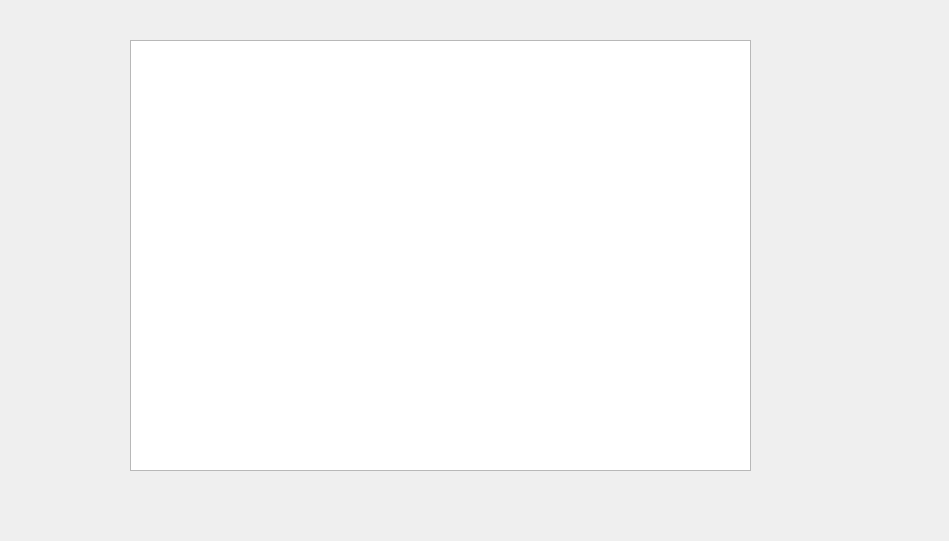
<?xml version="1.0" encoding="UTF-8"?>
<ui version="4.0">
 <class>Dialog</class>
 <widget class="QDialog" name="Dialog">
  <property name="geometry">
   <rect>
    <x>0</x>
    <y>0</y>
    <width>949</width>
    <height>541</height>
   </rect>
  </property>
  <property name="windowTitle">
   <string>Dialog</string>
  </property>
  <widget class="QListWidget" name="listWidgetProjets">
   <property name="geometry">
    <rect>
     <x>130</x>
     <y>40</y>
     <width>621</width>
     <height>431</height>
    </rect>
   </property>
  </widget>
 </widget>
 <resources/>
 <connections/>
</ui>
